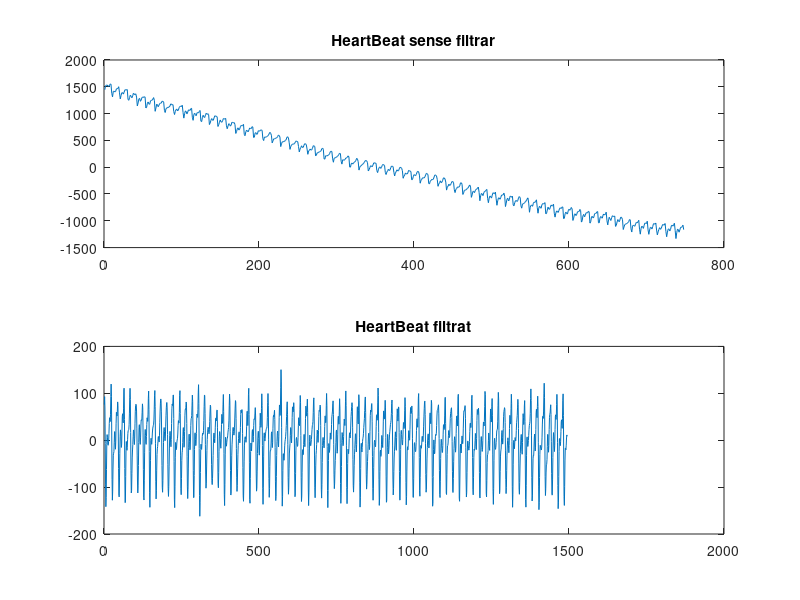
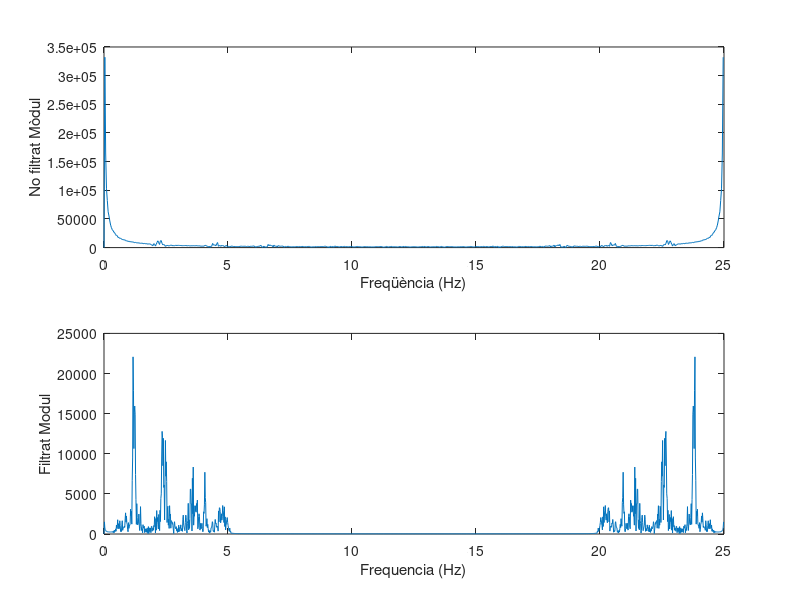

MATLAB code to generate these figures, in order:
v=load('dades.txt');
v1=load('dades1.txt');
vmean=mean(v);
v=v-vmean;
v1mean=mean(v1);
v1=v1-v1mean;

figure;
subplot (2,1,1);
plot(v);
title('HeartBeat sense filtrar')
subplot(2,1,2)
plot(v1);
title('HeartBeat filtrat')

N1=length(v1);
N=length(v);
V=fft(v);
V1=fft(v1);
fs=25;

f = (0:N-1)*(fs/N);
f1= (0:N1-1)*(fs/N1);

figure;
subplot (2,1,1);
plot(f, abs(V));
xlabel('Freqüència (Hz)');

ylabel('No filtrat Mòdul');

subplot(2,1,2);
plot(f1, abs(V1));
xlabel('Frequencia (Hz)');
ylabel('Filtrat Modul');